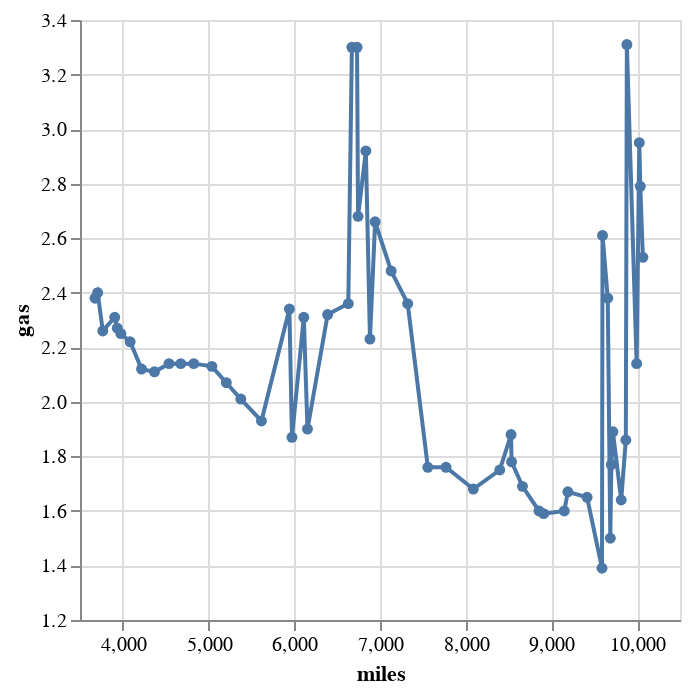

The notebook cell saved with this chart:
### Code cell
alt.Chart(df).mark_line(point=True).encode(
    alt.X("miles"),
    alt.Y("gas").scale(zero=False)
)

### Figure 1 — Vega-Lite specification as saved in the notebook (floating-point values rounded to 4 significant figures)
{"config": {"view": {"continuousWidth": 300, "continuousHeight": 300}}, "data": {"name": "data-039925d8ca8f54c2a98f6510ab4f9d38"}, "mark": {"type": "line", "point": true}, "encoding": {"x": {"field": "miles", "type": "quantitative"}, "y": {"field": "gas", "scale": {"zero": false}, "type": "quantitative"}}, "$schema": "https://vega.github.io/schema/vega-lite/v5.17.0.json", "datasets": {"data-039925d8ca8f54c2a98f6510ab4f9d38": [{"side": "left", "year": 1956, "miles": 3675, "gas": 2.38}, {"side": "right", "year": 1957, "miles": 3706, "gas": 2.4}, {"side": "bottom", "year": 1958, "miles": 3766, "gas": 2.26}, {"side": "top", "year": 1959, "miles": 3905, "gas": 2.31}, {"side": "right", "year": 1960, "miles": 3935, "gas": 2.27}, {"side": "bottom", "year": 1961, "miles": 3977, "gas": 2.25}, {"side": "right", "year": 1962, "miles": 4085, "gas": 2.22}, {"side": "bottom", "year": 1963, "miles": 4218, "gas": 2.12}, {"side": "bottom", "year": 1964, "miles": 4369, "gas": 2.11}, {"side": "bottom", "year": 1965, "miles": 4538, "gas": 2.14}, {"side": "top", "year": 1966, "miles": 4676, "gas": 2.14}, {"side": "bottom", "year": 1967, "miles": 4827, "gas": 2.14}, {"side": "right", "year": 1968, "miles": 5038, "gas": 2.13}, {"side": "right", "year": 1969, "miles": 5207, "gas": 2.07}, {"side": "right", "year": 1970, "miles": 5376, "gas": 2.01}, {"side": "bottom", "year": 1971, "miles": 5617, "gas": 1.93}, {"side": "bottom", "year": 1972, "miles": 5973, "gas": 1.87}, {"side": "right", "year": 1973, "miles": 6154, "gas": 1.9}, {"side": "left", "year": 1974, "miles": 5943, "gas": 2.34}, {"side": "bottom", "year": 1975, "miles": 6111, "gas": 2.31}, {"side": "bottom", "year": 1976, "miles": 6389, "gas": 2.32}, {"side": "top", "year": 1977, "miles": 6630, "gas": 2.36}, {"side": "bottom", "year": 1978, "miles": 6883, "gas": 2.23}, {"side": "left", "year": 1979, "miles": 6744, "gas": 2.68}, {"side": "left", "year": 1980, "miles": 6672, "gas": 3.3}, {"side": "right", "year": 1981, "miles": 6732, "gas": 3.3}, {"side": "right", "year": 1982, "miles": 6835, "gas": 2.92}, {"side": "right", "year": 1983, "miles": 6943, "gas": 2.66}, {"side": "right", "year": 1984, "miles": 7130, "gas": 2.48}, {"side": "right", "year": 1985, "miles": 7323, "gas": 2.36}, {"side": "left", "year": 1986, "miles": 7558, "gas": 1.76}, {"side": "top", "year": 1987, "miles": 7770, "gas": 1.76}, {"side": "bottom", "year": 1988, "miles": 8089, "gas": 1.68}, {"side": "left", "year": 1989, "miles": 8397, "gas": 1.75}, {"side": "top", "year": 1990, "miles": 8529, "gas": 1.88}, {"side": "right", "year": 1991, "miles": 8535, "gas": 1.78}, {"side": "right", "year": 1992, "miles": 8662, "gas": 1.69}, {"side": "left", "year": 1993, "miles": 8855, "gas": 1.6}, {"side": "bottom", "year": 1994, "miles": 8909, "gas": 1.59}, {"side": "bottom", "year": 1995, "miles": 9150, "gas": 1.6}, {"side": "top", "year": 1996, "miles": 9192, "gas": 1.67}, {"side": "right", "year": 1997, "miles": 9416, "gas": 1.65}, {"side": "bottom", "year": 1998, "miles": 9590, "gas": 1.39}, {"side": "right", "year": 1999, "miles": 9687, "gas": 1.5}, {"side": "top", "year": 2000, "miles": 9717, "gas": 1.89}, {"side": "left", "year": 2001, "miles": 9699, "gas": 1.77}, {"side": "bottom", "year": 2002, "miles": 9814, "gas": 1.64}, {"side": "right", "year": 2003, "miles": 9868, "gas": 1.86}, {"side": "left", "year": 2004, "miles": 9994, "gas": 2.14}, {"side": "left", "year": 2005, "miles": 10067, "gas": 2.53}, {"side": "right", "year": 2006, "miles": 10037, "gas": 2.79}, {"side": "right", "year": 2007, "miles": 10025, "gas": 2.95}, {"side": "left", "year": 2008, "miles": 9880, "gas": 3.31}, {"side": "bottom", "year": 2009, "miles": 9657, "gas": 2.38}, {"side": "left", "year": 2010, "miles": 9596, "gas": 2.61}]}}
